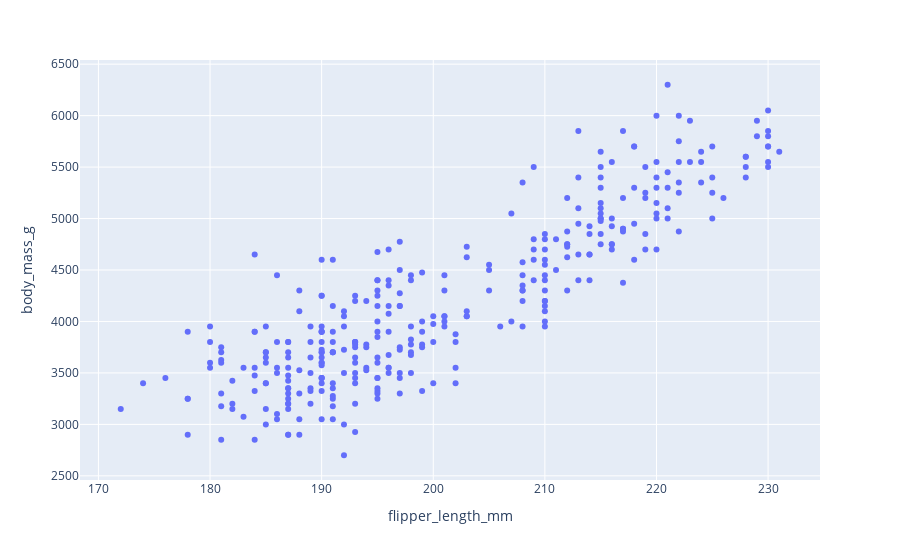

Notebook source saved alongside this figure:
### Markdown cell above
El gráfico más simple es el gráfico de dispersión en 2 dimensiones, el cuál representa en 2D un par de variables de nuestro dataset.

### Code cell
px.scatter(df, x="flipper_length_mm", y="body_mass_g")

### Figure 1 — Plotly figure (JSON) as saved in the notebook; plotly's stock layout.template omitted (floating-point values rounded to 4 significant figures; data arrays with more than 128 entries replaced by an {"elided": "..."} marker saying what was removed)
{"data": [{"hovertemplate": "flipper_length_mm=%{x}<br>body_mass_g=%{y}<extra></extra>", "legendgroup": "", "marker": {"color": "#636efa", "symbol": "circle"}, "mode": "markers", "name": "", "orientation": "v", "showlegend": false, "type": "scatter", "x": {"elided": "334 int values"}, "xaxis": "x", "y": {"elided": "334 int values"}, "yaxis": "y"}], "layout": {"legend": {"tracegroupgap": 0}, "margin": {"t": 60}, "xaxis": {"anchor": "y", "domain": [0, 1], "title": {"text": "flipper_length_mm"}}, "yaxis": {"anchor": "x", "domain": [0, 1], "title": {"text": "body_mass_g"}}}}
